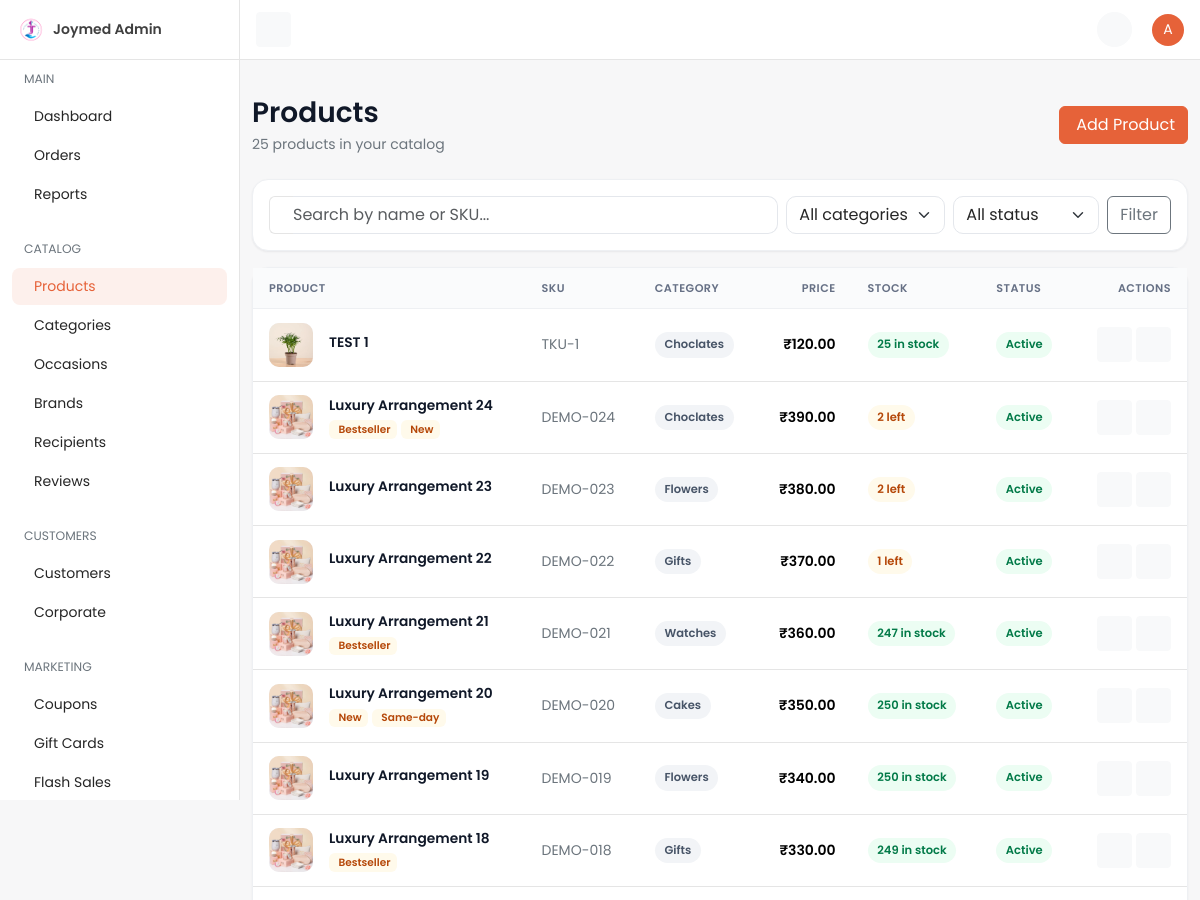
Page /dashboard/product/ (signed in, upper part) on the earlier database version.
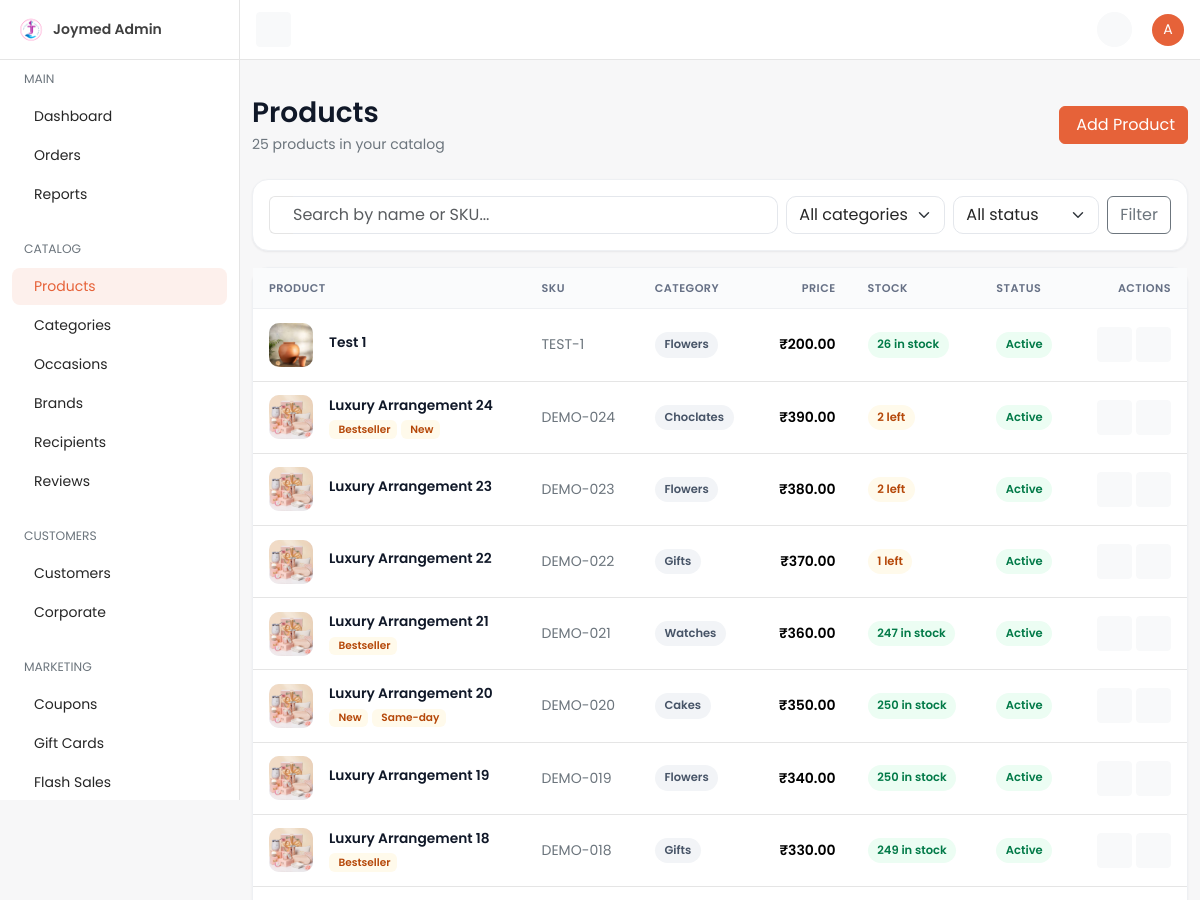
Same page on the later database version.
### catalog/models.py (models this page shows, shortened)
class Product(TimeStampedModel):
    name = models.CharField(max_length=255, verbose_name="Name")
    slug = models.SlugField(
        max_length=255,
        unique=True,
        db_index=True,
        verbose_name="Slug",
    )
    sku = models.CharField(
        max_length=64,
        unique=True,
        db_index=True,
        verbose_name="SKU",
        help_text="Stock keeping unit identifier.",
    )
    category = models.ForeignKey(
        Category,
        on_delete=models.PROTECT,
        related_name="products",
        verbose_name="Category",
    )
    primary_occasion = models.ForeignKey(
        Occasion,
        on_delete=models.PROTECT,
        related_name="primary_products",
        verbose_name="Primary occasion",
    )
    brand = models.ForeignKey(
        Brand,
        on_delete=models.SET_NULL,
        null=True,
        blank=True,
        related_name="products",
        verbose_name="Brand",
    )
    recipients = models.ManyToManyField(
        Recipient,
        blank=True,
        related_name="products",
        verbose_name="Recipients",
        help_text="Recipient personas this product is suitable for.",
    )
    base_price = models.DecimalField(
        max_digits=12,
        decimal_places=2,
        verbose_name="Base price",
        help_text="Default price before variant deltas.",
    )
    mrp = models.DecimalField(max_digits=12, decimal_places=2, verbose_name="MRP")
    purchase_price = models.DecimalField(max_digits=12, decimal_places=2, verbose_name="Purchase Price")
    wholesale_rate = models.DecimalField(max_digits=12, decimal_places=2, verbose_name="Wholesale Rate")
    is_rental = models.BooleanField(default=False, db_index=True, verbose_name="Is Rental Eligible")
    rental_price = models.DecimalField(max_digits=12, decimal_places=2, null=True, blank=True, verbose_name="Rental Price")
    show_rental_storefront = models.BooleanField(default=True, db_index=True, verbose_name="Show Rental in Storefront")
    color = models.CharField(
        max_length=50,
        blank=True,
        db_index=True,
        verbose_name="Color",
        help_text="Primary color for PLP color-filter chips.",
    )
    is_active = models.BooleanField(
        default=True,
        db_index=True,
        verbose_name="Is active",
    )
    is_same_day_eligible = models.BooleanField(
        default=False,
        db_index=True,
        verbose_name="Same-day eligible",
    )
    is_bestseller = models.BooleanField(
        default=False,
        db_index=True,
        verbose_name="Is bestseller",
    )
    is_new_arrival = models.BooleanField(
        default=False,
        db_index=True,
        verbose_name="Is new arrival",
    )
    supports_gift_customization = models.BooleanField(
        default=False,
        verbose_name="Supports gift customization",
        help_text="When True, gifting app attaches customization options via ContentType.",
    )
    stock_quantity = models.PositiveIntegerField(
        default=0,
        verbose_name="Stock quantity",
    )
    meta_title = models.CharField(max_length=70, blank=True, verbose_name="Meta title")
    meta_description = models.CharField(max_length=160, blank=True, verbose_name="Meta description")
    og_image = models.ImageField(
        upload_to="seo/products/",
        blank=True,
        null=True,
        verbose_name="Open Graph image",
    )
    low_stock_threshold = models.PositiveIntegerField(
        default=5,
        verbose_name="Low stock threshold",
        help_text="Triggers low-stock alerts when stock falls at or below this value.",
    )
    class Meta:
        verbose_name = "Product"
        verbose_name_plural = "Products"
        indexes = [
            models.Index(
                fields=["is_active", "category_id"],
                name="cat_prod_active_category_idx",
            ),
            models.Index(
                fields=["is_active", "is_bestseller"],
                name="cat_prod_active_bestseller_idx",
            ),
            models.Index(fields=["is_active", "is_new_arrival"], name="cat_prod_active_new_idx"),
            models.Index(
                fields=["is_active", "is_same_day_eligible"], name="cat_prod_same_day_idx"
            ),
        ]
    @property
    def price(self):
        return self.base_price
    @price.setter
    def price(self, value):
        self.base_price = value

class Category(TimeStampedModel):
    name = models.CharField(
        max_length=120,
        verbose_name="Name",
        help_text="Display name of the category.",
    )
    slug = models.SlugField(
        max_length=120,
        unique=True,
        db_index=True,
        verbose_name="Slug",
        help_text="URL-friendly category identifier.",
    )
    meta_title = models.CharField(max_length=70, blank=True, verbose_name="Meta title")
    meta_description = models.CharField(max_length=160, blank=True, verbose_name="Meta description")
    og_image = models.ImageField(
        upload_to="seo/categories/",
        blank=True,
        null=True,
        verbose_name="Open Graph image",
    )
    parent = models.ForeignKey(
        "self",
        on_delete=models.SET_NULL,
        null=True,
        blank=True,
        related_name="children",
        verbose_name="Parent category",
        help_text="Parent node in the category tree; null for top-level.",
    )
    display_order = models.PositiveIntegerField(
        default=0,
        verbose_name="Display order",
        help_text="Lower values appear first in navigation.",
    )
    is_active = models.BooleanField(
        default=True,
        db_index=True,
        verbose_name="Is active",
        help_text="When False, category is hidden from the storefront.",
    )
    class Meta:
        verbose_name = "Category"
        verbose_name_plural = "Categories"
        ordering = ["display_order", "name"]
        indexes = [
            models.Index(fields=["is_active"], name="cat_category_is_active_idx"),
        ]

### dashboard/views/catalog.py (the view)
# urls.py: path("product/", catalog.ProductListView.as_view(), name="product-list"),
class ProductListView(DashboardListView):
    model = Product
    template_name = "dashboard/catalog/product_list.html"
    nav_section = "products"
    url_basename = "product"
    singular_name = "Product"
    plural_name = "Products"
    search_fields = ["name", "sku"]
    select_related = ["category", "brand"]
    prefetch_related = ["images"]
    paginate_by = 20
    def get_queryset(self):
        qs = super().get_queryset()
        status = self.request.GET.get("status", "")
        if status == "active":
            qs = qs.filter(is_active=True)
        elif status == "inactive":
            qs = qs.filter(is_active=False)
        elif status == "low":
            qs = qs.filter(stock_quantity__lte=F("low_stock_threshold"))
        elif status == "out":
            qs = qs.filter(stock_quantity=0)
        category = self.request.GET.get("category", "")
        if category.isdigit():
            qs = qs.filter(category_id=int(category))
        return qs
    def get_context_data(self, **kwargs):
        context = super().get_context_data(**kwargs)
        default_currency = Currency.objects.filter(is_default=True).first()
        context["currency_symbol"] = default_currency.symbol if default_currency else ""
        context["categories"] = Category.objects.order_by("name")
        context["status_filter"] = self.request.GET.get("status", "")
        context["category_filter"] = self.request.GET.get("category", "")
        return context

### cart/selectors.py (called while the page is built)
def get_cart_for_request(*, request: HttpRequest) -> Optional[Cart]:
    if hasattr(request, _CART_CACHE_ATTR):
        return getattr(request, _CART_CACHE_ATTR)
    if not request.session.session_key:
        request.session.create()
    session_key = request.session.session_key
    cart = None
    if request.user.is_authenticated and hasattr(request.user, "customer_profile"):
        cart = (
            Cart.objects.filter(customer_profile=request.user.customer_profile)
            .select_related("currency", "destination_city")
            .first()
        )
    if cart is None:
        cart = (
            Cart.objects.filter(session_key=session_key)
            .select_related("currency", "destination_city")
            .first()
        )
    setattr(request, _CART_CACHE_ATTR, cart)
    return cart

def get_cart_item_count(*, cart: Cart | None) -> int:
    if cart is None:
        return 0
    total = CartItem.objects.filter(cart=cart).aggregate(total=Sum("quantity"))["total"]
    return int(total or 0)

def get_cart_count(*, request: HttpRequest) -> int:
    cart = get_cart_for_request(request=request)
    return get_cart_item_count(cart=cart)

### dashboard/templates/dashboard/catalog/product_list.html (shortened to what this page needs)
{% extends "dashboard/base.html" %}
{% load dashboard_extras %}
{% block page_title %}Products{% endblock %}
{% block breadcrumbs %}<p class="mb-0 text-secondary">{{ paginator.count }} product{{ paginator.count|pluralize }} in your catalog</p>{% endblock %}
{% block page_actions %}
<a href="{{ create_url }}" class="btn btn-primary">Add Product</a>
{% endblock %}
{% block content %}
<div class="card mb-3">
  <div class="card-body">
    <form method="get" class="row g-2 align-items-center">
      <div class="col-12 col-md">
        <div class="input-group">
          <span class="input-group-text bg-transparent border-end-0"></span>
          <input type="text" name="q" value="{{ search_query }}" class="form-control border-start-0 ps-0"
                 placeholder="Search by name or SKU..." />
        </div>
      </div>
      <div class="col-6 col-md-auto">
        <select name="category" class="form-select" onchange="this.form.submit()">
          <option value="">All categories</option>
        </select>
      </div>
      <div class="col-6 col-md-auto">
        <select name="status" class="form-select" onchange="this.form.submit()">
          <option value="">All status</option>
        </select>
      </div>
      <div class="col-12 col-md-auto d-grid d-md-block">
        <button type="submit" class="btn btn-outline-secondary">Filter</button>
      </div>
    </form>
  </div>
</div>
<div class="card">
  <div class="table-responsive">
    <table class="table data-table align-middle mb-0">
      <thead>
        <tr>
          <th>Product</th>
          <th>SKU</th>
          <th>Category</th>
          <th class="text-end">Price</th>
          <th>Stock</th>
          <th>Status</th>
          <th class="text-end">Actions</th>
        </tr>
      </thead>
      <tbody>
        {% for obj in objects %}
        <tr>
          <td>
            <div class="d-flex align-items-center gap-3">
              {% with img=obj|primary_image %}
              {% if img %}<img src="{{ img }}" class="thumb" alt="">{% else %}<span class="thumb thumb-fallback">{{ obj.name|first|upper }}</span>{% endif %}
              {% endwith %}
              <div class="list-main">
                <p class="list-title mb-0">{{ obj.name }}</p>
                <div class="d-flex gap-1 mt-1 flex-wrap">
                  {% if obj.is_bestseller %}<span class="tag-chip">Bestseller</span>{% endif %}
                  {% if obj.is_new_arrival %}<span class="tag-chip">New</span>{% endif %}
                  {% if obj.is_same_day_eligible %}<span class="tag-chip">Same-day</span>{% endif %}
                </div>
              </div>
            </div>
          </td>
          <td><span class="text-secondary">{{ obj.sku }}</span></td>
          <td>{% if obj.category_id %}<span class="pill pill-gray">{{ obj.category.name }}</span>{% else %}<span class="text-secondary">—</span>{% endif %}</td>
          <td class="text-end fw-semibold">{{ currency_symbol }}{{ obj.base_price|floatformat:2 }}</td>
          <td>
            {% if obj.stock_quantity == 0 %}
              <span class="pill pill-red">Out of stock</span>
            {% elif obj.stock_quantity <= obj.low_stock_threshold %}
              <span class="pill pill-amber">{{ obj.stock_quantity }} left</span>
            {% else %}
              <span class="pill pill-green">{{ obj.stock_quantity }} in stock</span>
            {% endif %}
          </td>
          <td>
            {% if obj.is_active %}<span class="pill pill-green">Active</span>{% else %}<span class="pill pill-gray">Inactive</span>{% endif %}
          </td>
          <td class="text-end">
            <div class="d-inline-flex gap-1">
              <a href="{% url 'dashboard:product-update' obj.pk %}" class="btn btn-icon btn-sm btn-light" title="Edit"></a>
              <a href="{% url 'dashboard:product-delete' obj.pk %}" class="btn btn-icon btn-sm btn-light text-danger" title="Delete"></a>
            </div>
          </td>
        </tr>
        {% endfor %}
      </tbody>
    </table>
  </div>
</div>
{% endblock %}

Differences in the rows shown:
removed Product: shows a picture, name "TEST 1", sku "TKU-1", category.name "Choclates", currency_symbol "₹", base_price "120.00", stock_quantity "25", is_active "Active"
added Product: shows a picture, name "Test 1", sku "TEST-1", category.name "Flowers", currency_symbol "₹", base_price "200.00", stock_quantity "26", is_active "Active"
